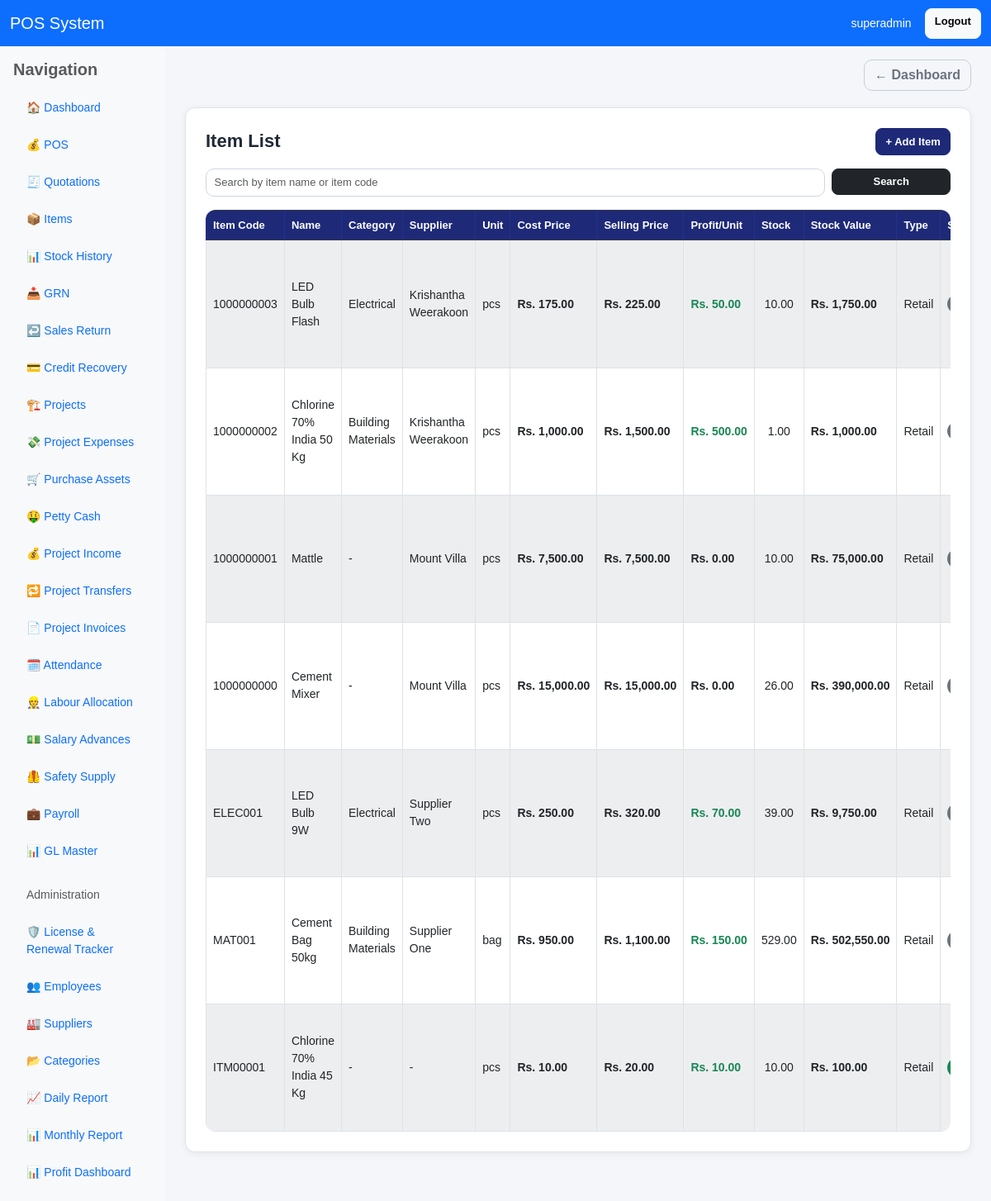
The app's page /items/ (signed in) with its own data.
### pos/models.py (models this page shows, shortened)
class Item(models.Model):
    ITEM_TYPE_CHOICES = [
        ("retail", "Retail"),
        ("project", "Project"),
        ("service", "Service"),
    ]
    item_code = models.CharField(max_length=50, unique=True)
    name = models.CharField(max_length=255)
    category = models.ForeignKey(
        "Category",
        on_delete=models.SET_NULL,
        null=True,
        blank=True
    )
    supplier = models.ForeignKey(
        "Supplier",
        on_delete=models.SET_NULL,
        null=True,
        blank=True
    )
    unit = models.CharField(max_length=30, default="pcs")
    cost_price = models.DecimalField(max_digits=12, decimal_places=2, default=0)
    selling_price = models.DecimalField(max_digits=12, decimal_places=2, default=0)
    stock = models.DecimalField(max_digits=12, decimal_places=2, default=0)
    purchase_date = models.DateField(blank=True, null=True)
    item_type = models.CharField(max_length=20, choices=ITEM_TYPE_CHOICES, default="retail")
    is_service = models.BooleanField(default=False)
    allow_discount = models.BooleanField(default=True)
    max_discount_value = models.DecimalField(max_digits=12, decimal_places=2, default=0)
    reorder_level = models.DecimalField(max_digits=12, decimal_places=2, default=0)
    warranty_days = models.PositiveIntegerField(default=0)
    retail_gl_account = models.ForeignKey(
        "GLMaster",
        on_delete=models.SET_NULL,
        null=True,
        blank=True,
        related_name="retail_items"
    )
    cost_gl_account = models.ForeignKey(
        "GLMaster",
        on_delete=models.SET_NULL,
        null=True,
        blank=True,
        related_name="cost_items"
    )
    is_active = models.BooleanField(default=True)
    updated_by = models.ForeignKey(
        User,
        on_delete=models.SET_NULL,
        null=True,
        blank=True,
        related_name="updated_items"
    )
    created_at = models.DateTimeField(auto_now_add=True)
    class Meta:
        ordering = ["name"]

class Category(models.Model):
    name = models.CharField(max_length=100, unique=True)
    description = models.TextField(blank=True, null=True)
    is_active = models.BooleanField(default=True)
    created_at = models.DateTimeField(auto_now_add=True)
    class Meta:
        ordering = ["name"]

class Supplier(models.Model):
    name = models.CharField(max_length=150, unique=True)
    address = models.TextField(blank=True, null=True)
    phone_1 = models.CharField(max_length=30, blank=True, null=True)
    phone_2 = models.CharField(max_length=30, blank=True, null=True)
    phone_3 = models.CharField(max_length=30, blank=True, null=True)
    email = models.EmailField(blank=True, null=True)
    contact_person = models.CharField(max_length=150, blank=True, null=True)
    bank_name = models.CharField(max_length=150, blank=True, null=True)
    bank_branch = models.CharField(max_length=150, blank=True, null=True)
    account_name = models.CharField(max_length=150, blank=True, null=True)
    account_number = models.CharField(max_length=80, blank=True, null=True)
    is_active = models.BooleanField(default=True)
    created_at = models.DateTimeField(auto_now_add=True)
    class Meta:
        ordering = ["name"]

### pos/views.py (the view)
# urls.py: path('items/', views.item_list, name='item_list'),
@user_passes_test(can_manage_items)
def item_list(request):
    query = request.GET.get("q", "").strip()
    selected_item = request.GET.get("selected_item", "")
    items = Item.objects.filter(is_active=True).select_related(
        "category", "supplier", "retail_gl_account", "cost_gl_account"
    ).order_by("-id")
    if query:
        items = items.filter(
            Q(name__icontains=query) |
            Q(item_code__icontains=query)
        )
    low_stock_items = Item.objects.filter(
        is_active=True,
        stock__lte=F("reorder_level")
    ).order_by("name")
    return render(request, "pos/item_list.html", {
        "items": items,
        "query": query,
        "low_stock_items": low_stock_items,
        "selected_item": selected_item,
    })

### pos/templatetags/currency_filters.py (called while the page is built)
@register.filter
def money(value):
    try:
        if value in (None, ""):
            value = Decimal("0")
        value = Decimal(str(value))
        symbol = getattr(settings, 'CURRENCY_SYMBOL', '$')
        return f"{symbol} {value:,.2f}"
    except (InvalidOperation, ValueError, TypeError):
        symbol = getattr(settings, 'CURRENCY_SYMBOL', '$')
        return f"{symbol} 0.00"

@register.filter
def mul(value, arg):
    try:
        return Decimal(str(value)) * Decimal(str(arg))
    except (InvalidOperation, ValueError, TypeError):
        return Decimal("0")

@register.filter
def subtract(value, arg):
    try:
        return Decimal(str(value)) - Decimal(str(arg))
    except (InvalidOperation, ValueError, TypeError):
        return Decimal("0")

### pos/views.py (called while the page is built)
def is_owner(user):
    return user.is_superuser or user.groups.filter(name__iexact="Owner").exists()

def can_manage_items(user):
    return is_owner(user) or is_manager(user) or is_clerk(user)

### pos/templates/pos/item_list.html (shortened to what this page needs)
{% extends "base.html" %}
{% load currency_filters %}
{% block content %}
<div class="card p-3 p-md-4">
    <div class="app-card-header">
        <h4 class="app-page-title">Item List</h4>
        <div>
            <a href="{% url 'add_item' %}" class="btn btn-primary btn-sm">+ Add Item</a>
        </div>
    </div>
    <form method="get" class="row g-2 mb-3">
        <div class="col-md-10">
            <input type="text" name="q" value="{{ query }}" class="form-control form-control-sm" placeholder="Search by item name or item code">
        </div>
        <div class="col-md-2">
            <button class="btn btn-dark btn-sm w-100">Search</button>
        </div>
    </form>
    <div class="table-responsive">
        <table class="table table-bordered table-striped bg-white align-middle">
            <thead class="table-dark">
                <tr>
                    <th>Item Code</th>
                    <th>Name</th>
                    <th>Category</th>
                    <th>Supplier</th>
                    <th>Unit</th>
                    <th>Cost Price</th>
                    <th>Selling Price</th>
                    <th>Profit/Unit</th>
                    <th>Stock</th>
                    <th>Stock Value</th>
                    <th>Type</th>
                    <th>Service</th>
                </tr>
            </thead>
            <tbody>
                {% for item in items %}
                <tr id="item-row-{{ item.id }}" class="{% if selected_item and item.id|stringformat:"s" == selected_item %}table-warning{% endif %}">
                    <td>{{ item.item_code }}</td>
                    <td>{{ item.name }}</td>
                    <td>{% if item.category %}{{ item.category.name }}{% else %}-{% endif %}</td>
                    <td>{% if item.supplier %}{{ item.supplier.name }}{% else %}-{% endif %}</td>
                    <td>{{ item.unit }}</td>
                    <td class="text-money">{{ item.cost_price|money }}</td>
                    <td class="text-money">{{ item.selling_price|money }}</td>
                    {% with profit=item.selling_price|subtract:item.cost_price %}
                    <td class="text-money {% if profit > 0 %}text-success font-weight-bold{% elif profit < 0 %}text-danger{% endif %}">
                        {{ profit|money }}
                    </td>
                    {% endwith %}
                    <td class="text-center">{{ item.stock }}</td>
                    {% with stock_val=item.cost_price|mul:item.stock %}
                    <td class="text-money">{{ stock_val|money }}</td>
                    {% endwith %}
                    <td>{{ item.get_item_type_display }}</td>
                    <td>
                        {% if item.is_service %}
                            <span class="badge bg-success">Yes</span>
                        {% else %}
                            <span class="badge bg-secondary">No</span>
                        {% endif %}
                    </td>
                </tr>
                {% empty %}
                <tr>
                    <td colspan="13" class="text-center">No items found</td>
                </tr>
                {% endfor %}
            </tbody>
        </table>
    </div>
</div>
{% endblock %}

### pos/templates/includes/navbar.html
<nav class="navbar navbar-expand-lg navbar-dark bg-primary">
    <div class="container-fluid">
        <a class="navbar-brand" href="{% url 'dashboard' %}">POS System</a>
        <div class="d-flex ms-auto">
            {% if request.user.is_authenticated %}
                <span class="navbar-text text-white me-3">
                    {{ request.user.username }}
                </span>
                <a href="{% url 'logout' %}" class="btn btn-light btn-sm">Logout</a>
            {% endif %}
        </div>
    </div>
</nav>

### static/css/app.css (style rules this page uses)
:root { --app-bg: #f4f6f9; --card-bg: #ffffff; --border-color: #dfe3ea; --text-main: #1f2937; --text-muted: #6b7280; --brand: #1e2a78; --brand-dark: #182260; --brand-soft: #eef2ff; --success-soft: #eaf7ee; --danger-soft: #fdecec; --warning-soft: #fff7e6; --shadow-soft: 0 2px 10px rgba(15, 23, 42, 0.06); --shadow-medium: 0 6px 18px rgba(15, 23, 42, 0.08); --radius: 12px; --pi-dark: #16384b; --pi-dark-2: #20495e; --pi-teal: #1fb6be; --pi-teal-2: #28c7cd; --pi-soft: #eef8f8; --pi-border: #cfe5e7; }
html, body { margin: 0; padding: 0; }
body.app-body { background: var(--app-bg); color: var(--text-main); font-size: 14px; font-family: Arial, sans-serif; }
.container, .container-fluid { width: 100%; }
.text-money { font-weight: 700; white-space: nowrap; }
.app-card, .card { border: 1px solid var(--border-color); border-radius: var(--radius); box-shadow: var(--shadow-soft); background: var(--card-bg); }
.app-card-header { display: flex; justify-content: space-between; align-items: center; gap: 12px; margin-bottom: 16px; flex-wrap: wrap; }
.app-page-title, h4, h5 { color: var(--text-main); font-weight: 700; margin: 0; }
.app-page-title { font-size: 22px; }
.form-control, .form-select { border-radius: 10px; border: 1px solid #cfd6e1; font-size: 14px; padding: 0.5rem 0.7rem; min-height: 38px; background: #fff; }
.form-control-sm, .form-select-sm { min-height: 34px; padding: 0.4rem 0.6rem; font-size: 13px; }
.btn { border-radius: 10px; font-weight: 600; transition: all 0.18s ease; }
.btn-sm { border-radius: 8px; font-size: 13px; padding: 0.35rem 0.7rem; }
.btn-primary { background: var(--brand); border-color: var(--brand); color: #fff; }
.table { margin-bottom: 0; }
.table-responsive { border-radius: 12px; }
.table thead th, .table-dark th { background: var(--brand) !important; color: #fff !important; border-color: #22318b !important; font-size: 13px; font-weight: 700; vertical-align: middle; }
.table td, .table th { vertical-align: middle; }
.table-striped > tbody > tr:nth-of-type(odd) > * { background-color: #fafbfd; }
.badge { font-size: 12px; font-weight: 700; padding: 0.45em 0.65em; border-radius: 999px; }

### records on screen
Item: item_code "1000000003", name "LED Bulb Flash", category.name "Electrical", supplier.name "Krishantha Weerakoon", unit "pcs", cost_price "Rs. 175.00", selling_price "Rs. 225.00", value "Rs. 50.00", stock "10.00", value "Rs. 1,750.00", item_type "Retail"
Item: item_code "1000000002", name "Chlorine 70% India 50 Kg", category.name "Building Materials", supplier.name "Krishantha Weerakoon", unit "pcs", cost_price "Rs. 1,000.00", selling_price "Rs. 1,500.00", value "Rs. 500.00", stock "1.00", value "Rs. 1,000.00", item_type "Retail"
Item: item_code "1000000001", name "Mattle", supplier.name "Mount Villa", unit "pcs", cost_price "Rs. 7,500.00", selling_price "Rs. 7,500.00", value "Rs. 0.00", stock "10.00", value "Rs. 75,000.00", item_type "Retail"
Item: item_code "1000000000", name "Cement Mixer", supplier.name "Mount Villa", unit "pcs", cost_price "Rs. 15,000.00", selling_price "Rs. 15,000.00", value "Rs. 0.00", stock "26.00", value "Rs. 390,000.00", item_type "Retail"
Item: item_code "ELEC001", name "LED Bulb 9W", category.name "Electrical", supplier.name "Supplier Two", unit "pcs", cost_price "Rs. 250.00", selling_price "Rs. 320.00", value "Rs. 70.00", stock "39.00", value "Rs. 9,750.00", item_type "Retail"
Item: item_code "MAT001", name "Cement Bag 50kg", category.name "Building Materials", supplier.name "Supplier One", unit "bag", cost_price "Rs. 950.00", selling_price "Rs. 1,100.00", value "Rs. 150.00", stock "529.00", value "Rs. 502,550.00", item_type "Retail"
Item: item_code "ITM00001", name "Chlorine 70% India 45 Kg", unit "pcs", cost_price "Rs. 10.00", selling_price "Rs. 20.00", value "Rs. 10.00", stock "10.00", value "Rs. 100.00", item_type "Retail"

### other values on screen
{{ request.user.username }} "superadmin"
